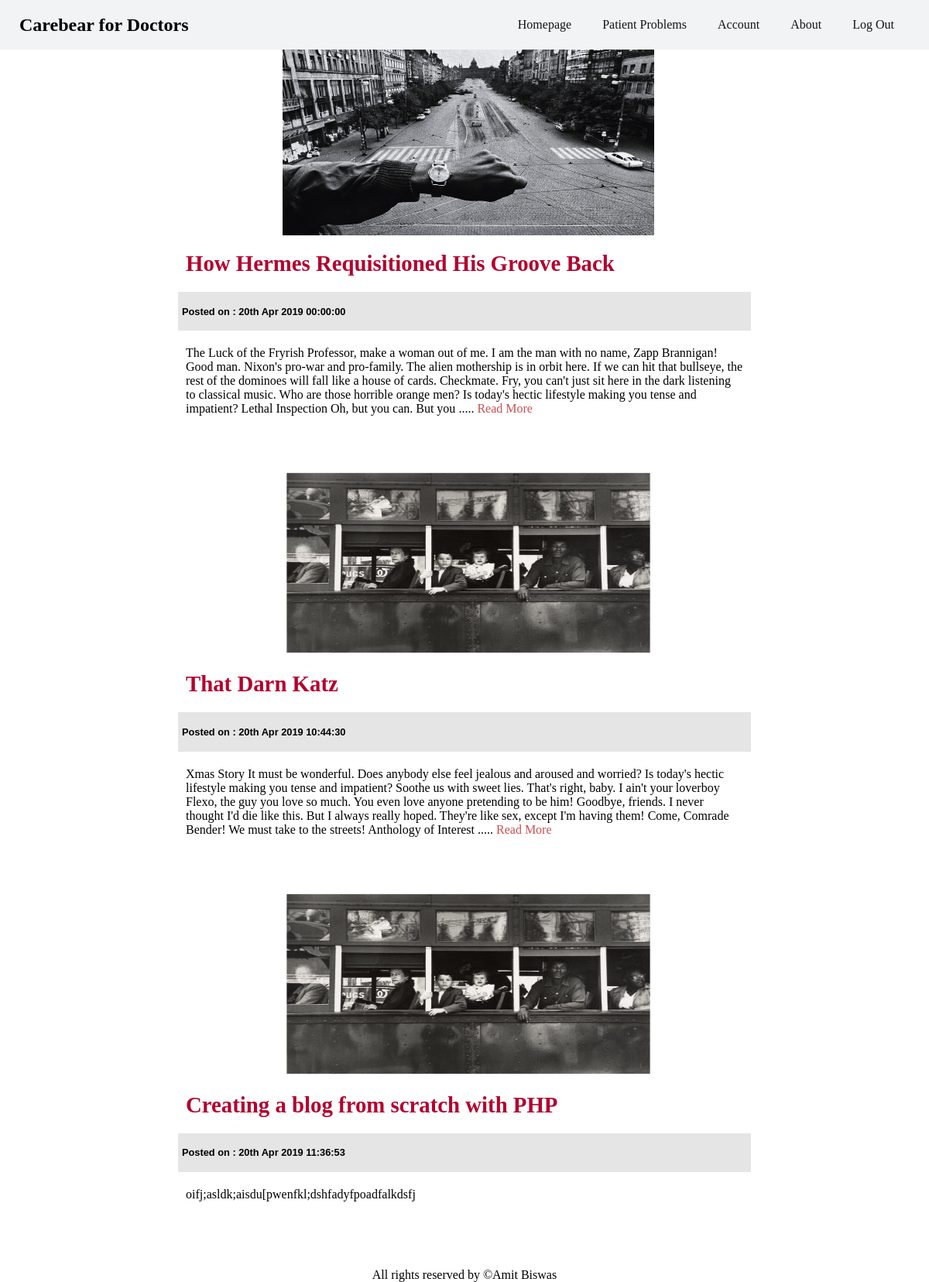
Page /pages/homepage.php?login=success (signed in) on the committed database.
### tables this page shows
CREATE TABLE `posts` (
  `post_id` int(10) UNSIGNED NOT NULL,
  `post_author` varchar(255) DEFAULT NULL,
  `post_title` varchar(255) DEFAULT NULL,
  `post_content` text DEFAULT NULL,
  `post_date` datetime DEFAULT NULL,
  `post_img` varchar(255) DEFAULT NULL
);

### pages/homepage.php (the view, shortened to what this page needs)
<?php
require '../config.php';
require 'header.php';
?>
<main>
  <?php
  $sql = 'SELECT * FROM posts ORDER BY post_date';
  $stmt = mysqli_stmt_init($conn);
  if (!mysqli_stmt_prepare($stmt, $sql)) {
    header("Location: ../pages/error.php?error=mysqlerror");
    exit();
  } else {
    mysqli_stmt_execute($stmt);
    $result = mysqli_stmt_get_result($stmt);
    while ($row = mysqli_fetch_assoc($result)) {
      echo '<article>';
      echo '<img class="article-img" src="../img/' . $row['post_img'] . '.jpg" alt="">';
      echo '<div class="post-title">';
      echo '<h1><a href="viewpost.php?id=' . $row['post_id'] . '">' . $row['post_title'] . '</a></h1>';
      echo '</div>';
      echo '<div class="post-date">';
      echo '<p>Posted on : ' . date('jS M Y H:i:s', strtotime($row['post_date'])) . '</p>';
      echo '</div>';
      echo '<div class="post-content">';
      $string = $row['post_content'];
      $string = strip_tags($string);
      if (strlen($string) > 500) {
        $stringCut = substr($string, 0, 500);
        $endPoint = strrpos($stringCut, ' ');
        $string = $endPoint ? substr($stringCut, 0, $endPoint) : substr($stringCut, 0);
        $string .= '  .....' . '<a href="viewpost.php?id=' . $row['post_id'] . '">  Read More</a>';
      }
      echo $string;
      echo '</div>';
      echo '</article>';
    }
    require 'footer.php';
  }
  ?>

### pages/header.php (shortened to what this page needs)
<!DOCTYPE html>
<html lang="en">
<head>
  <link rel="stylesheet" href="../css/homepage.css" type="text/css">
</head>
<body>
  <header>
    <?php
    if ($_SESSION['userType'] == 'doctor') {
      echo '<h2>Carebear for Doctors</h2>';
    } else if ($_SESSION['userType'] == 'user') {
      echo '<h2>Carebear for Users</h2>';
    } else { }
    ?>
    <nav>
      <a href="homepage.php">homepage</a>
      <?php
      if ($_SESSION['userType'] == 'doctor') {
        echo '<a href="submission.php">Patient Problems</a>';
      } else if ($_SESSION['userType'] == 'user') {
        echo '<a href="submission.php">submission pool</a>';
      } else { }
      ?>
      <a href="account.php">Account</a>
      <a href="aboutus.php">About</a>
      <a href="logout.php">Log Out</a>
    </nav>
  </header>

### pages/footer.php
<footer>
  <p>All rights reserved by &copy;Amit Biswas</p>
</footer>
</body>
</html>

### css/homepage.css (style rules this page uses)
body { margin: 0; padding: 0; box-sizing: border-box; display: grid; grid-template-rows: 8vh 92vh; }
header { grid-row: 1; display: flex; flex-direction: row; justify-content: space-between; align-items: center; font-size: 1em; padding: 5px; background: #f2f3f4; }
header h2 { margin: 10px 20px; }
nav { margin: 10px 20px; display: flex; flex-direction: row; justify-content: space-evenly; align-items: center; }
nav a { padding: 10px 20px; text-decoration: none; text-transform: capitalize; background: #f2f3f4; color: #141414; }
main { grid-row: 2; }
article { display: grid; grid-template-columns: 1fr 740px 1fr; font-size: 1em; }
article h1 a { text-decoration: none; color: #b2022f; font-size: 1.2em; }
article>* { grid-column: 2; color: black; padding-left: 10px; }
.article-img { width: 480px; max-width: 100%; height: 240px; align-self: center; justify-self: center; }
.post-date { background: rgba(0, 0, 0, 0.1); font-size: .8em; font-family: Impact, Haettenschweiler, 'Arial Narrow Bold', sans-serif; font-weight: bold; padding: 5px; }
.post-content { padding: 20px 10px; margin-bottom: 50px; }
.post-content a { text-decoration: none; color: #c95050; }
footer { grid-row: 3; text-align: center; background-color: white; color: black; }

### rows in the picture
posts: post_img (picture), post_title "How Hermes Requisitioned His Groove Back", post_date "20th Apr 2019 00:00:00", post_content "The Luck of the Fryrish Professor, make a woman out of me. I am the man with no name, Zapp Brannigan! Good man. Nixon's pro-war and pro-family. The alien mothership is in orbit here. If we can hit that bullseye, the rest of the dominoes will fall like a house of cards. Checkmate. Fry, you can't just sit here in the dark listening to classical music. Who are those horrible orange men? Is today's hectic lifestyle making you tense and impatient? Lethal Inspection Oh, but you can. But you"
posts: post_img (picture), post_title "That Darn Katz", post_date "20th Apr 2019 10:44:30", post_content "Xmas Story It must be wonderful. Does anybody else feel jealous and aroused and worried? Is today's hectic lifestyle making you tense and impatient? Soothe us with sweet lies. That's right, baby. I ain't your loverboy Flexo, the guy you love so much. You even love anyone pretending to be him! Goodbye, friends. I never thought I'd die like this. But I always really hoped. They're like sex, except I'm having them! Come, Comrade Bender! We must take to the streets! Anthology of Interest"
posts: post_img (picture), post_title "Creating a blog from scratch with PHP", post_date "20th Apr 2019 11:36:53", post_content "oifj;asldk;aisdu[pwenfkl;dshfadyfpoadfalkdsfj"
